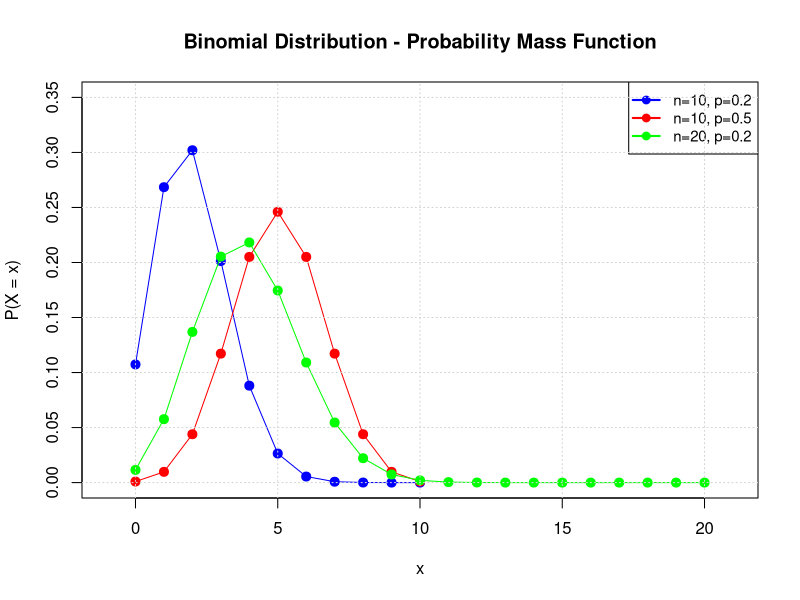

Here is the R script that generated this plot:
## ---- chunk 1
#| code-fold: false
#| fig-cap: "Binomial Distribution - Probability Mass Function with different parameters"
#| label: fig-binomial-dist

# Set up the plot
plot(NULL, xlim = c(-1, 21), ylim = c(0, 0.35),
     xlab = "x", ylab = "P(X = x)",
     main = "Binomial Distribution - Probability Mass Function")

# Define colors and parameters
colors <- c("blue", "red", "green")
params <- list(
  list(n = 10, p = 0.2, label = "n=10, p=0.2"),
  list(n = 10, p = 0.5, label = "n=10, p=0.5"),
  list(n = 20, p = 0.2, label = "n=20, p=0.2")
)

# Plot each distribution
for (i in seq_along(params)) {
  n <- params[[i]]$n
  p <- params[[i]]$p
  label <- params[[i]]$label
  color <- colors[i]

  # Calculate PMF for each value of x
  x <- 0:n
  pmf <- dbinom(x, n, p)

  # Connect points with thin lines and add points
  lines(x, pmf, col = color, lwd = 1, lty = 1)
  points(x, pmf, pch = 21, bg = color, col = color, cex = 1.2)
}

# Add legend
legend("topright",
       legend = c("n=10, p=0.2", "n=10, p=0.5", "n=20, p=0.2"),
       col = colors,
       lwd = 2,
       pch = 21,
       pt.bg = colors,
       cex = 0.9)

# Add grid for better readability
grid()
